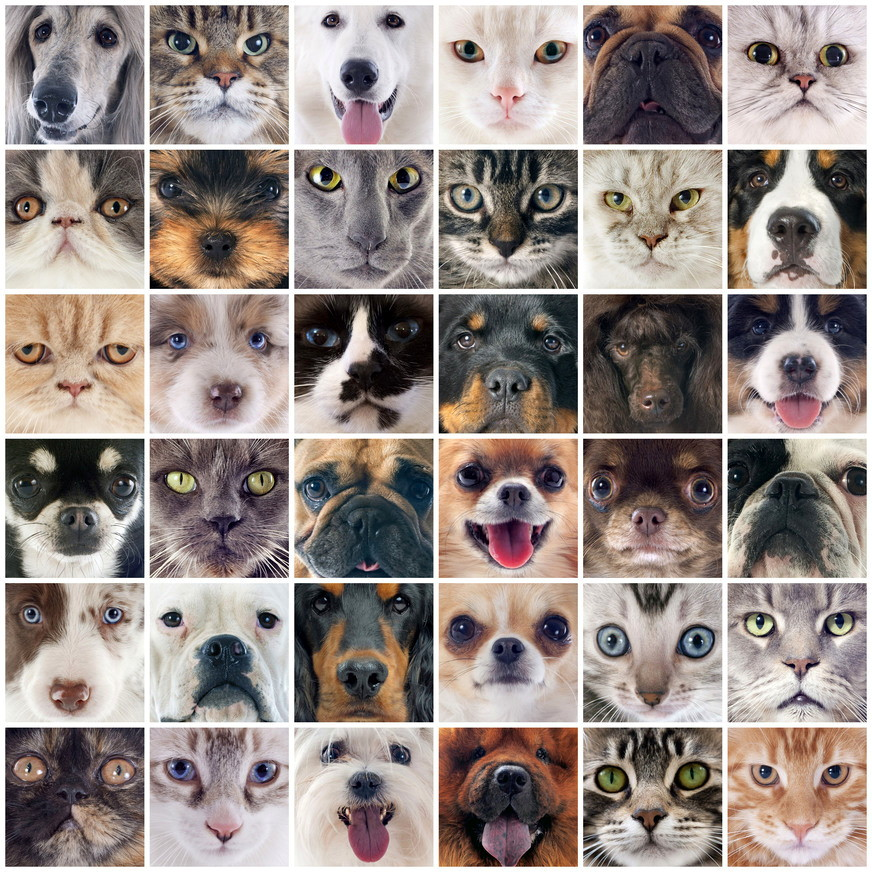
#> input picture 04_Misc_Applications/ORC/sample_images/test7.jpg, 872 x 872 px
$ python crop_image.py
#> lines starting #> are read from the running program, lines starting #| are printed output that depends on the picture
import cv2
import os

def split_grid_image(image_path, output_dir, rows=6, cols=6):
    """
    將九宮格/多宮格圖片自動裁切成獨立小圖
    """
#> called with image_path = 'sample_images/test7.jpg', output_dir = 'custom_dataset/images', rows = 6, cols = 6
    # 建立輸出資料夾
    os.makedirs(output_dir, exist_ok=True)

    # 讀取圖片
    img = cv2.imread(image_path)
#> img is the input picture: shape (872, 872, 3); mean B, G, R 133.7, 138.4, 149.9
    if img is None:
        print(f"錯誤：找不到圖片 {image_path}")
        return

    # 取得圖片總長寬
    h, w, _ = img.shape
#> h = 872; w = 872

    # 計算每一小格的長寬
    cell_h = h // rows
#> cell_h = 145
    cell_w = w // cols
#> cell_w = 145

    count = 1
    for i in range(rows):
        for j in range(cols):
            # 計算裁切的座標範圍
            y1 = i * cell_h
            y2 = (i + 1) * cell_h
            x1 = j * cell_w
            x2 = (j + 1) * cell_w

            # 裁切圖片 (Numpy Array 切片)
            crop_img = img[y1:y2, x1:x2]

            # 存檔
            filename = os.path.join(output_dir, f"face_closeup_{count}.jpg")
            cv2.imwrite(filename, crop_img)
            print(f"已儲存: {filename}")
            count += 1
#> this loop made 6 passes
#> pass 1, in split_grid_image, `cv2.imwrite(filename, crop_img)`:
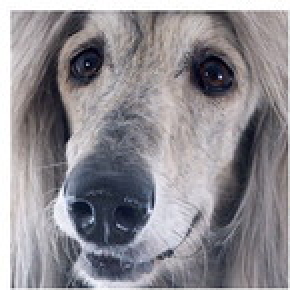
#> saved as face_closeup_1.jpg: shape (145, 145, 3) (shown 2 times larger); mean B, G, R 144.6, 139.3, 142.5
#> pass 1, in split_grid_image, `cv2.imwrite(filename, crop_img)`:
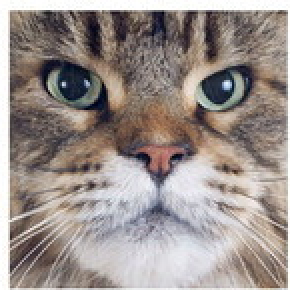
#> saved as face_closeup_2.jpg: shape (145, 145, 3) (shown 2 times larger); mean B, G, R 139.8, 143.9, 154
#> pass 1, in split_grid_image, `cv2.imwrite(filename, crop_img)`:
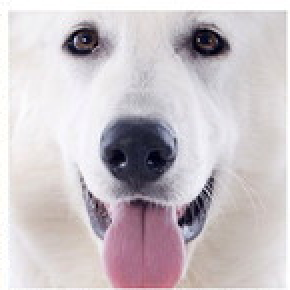
#> saved as face_closeup_3.jpg: shape (145, 145, 3) (shown 2 times larger); mean B, G, R 198.1, 193.8, 201.6
#> pass 1, in split_grid_image, `cv2.imwrite(filename, crop_img)`:
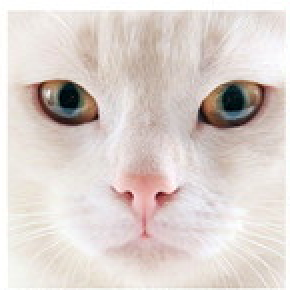
#> saved as face_closeup_4.jpg: shape (145, 145, 3) (shown 2 times larger); mean B, G, R 204.7, 209.5, 219.7
#> after the loop, count = 37

    print(f"\n✅ 成功！已將圖片裁切為 {count-1} 張小圖，儲存於 '{output_dir}' 資料夾。")
#| ✅ 成功！已將圖片裁切為 36 張小圖，儲存於 'custom_dataset/images' 資料夾。

if __name__ == "__main__":
    # ⚠️ 請將下方的路徑換成你那張 36 宮格照片的實際檔名
    input_image = "sample_images/test7.jpg"

    # 執行切圖 (預設切成 6 行 6 列 = 36 張)
    split_grid_image(input_image, "custom_dataset/images", rows=6, cols=6)

$ run again, with 04_Misc_Applications/ORC/sample_images/test2.jpg copied over 04_Misc_Applications/ORC/sample_images/test7.jpg
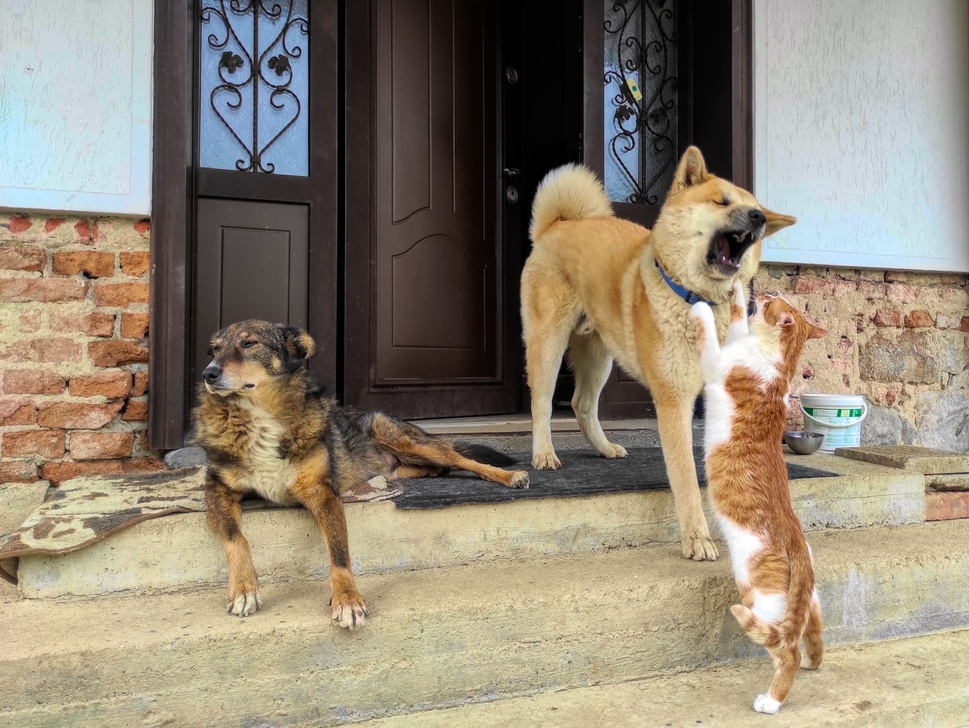
#> input picture 04_Misc_Applications/ORC/sample_images/test2.jpg, 969 x 728 px, shrunk from 4016 x 3016 before the run
#> in split_grid_image, img is the input picture: shape (728, 969, 3); mean B, G, R 117.6, 134.5, 145.2
#> the loop in split_grid_image, `for i in range(rows):` made 6 passes
#> pass 1, in split_grid_image, `cv2.imwrite(filename, crop_img)`:
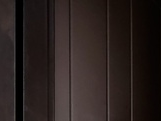
#> saved as face_closeup_3.jpg: shape (121, 161, 3); mean B, G, R 30, 32.3, 41.7
#> pass 1, in split_grid_image, `cv2.imwrite(filename, crop_img)`:
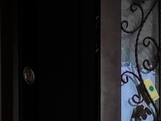
#> saved as face_closeup_4.jpg: shape (121, 161, 3); mean B, G, R 30.5, 28.5, 28.2
#> after the loop in split_grid_image, `for i in range(rows):`: count = 37
#| ✅ 成功！已將圖片裁切為 36 張小圖，儲存於 'custom_dataset/images' 資料夾。

$ run again, with 04_Misc_Applications/ORC/sample_images/test3.jpg copied over 04_Misc_Applications/ORC/sample_images/test7.jpg
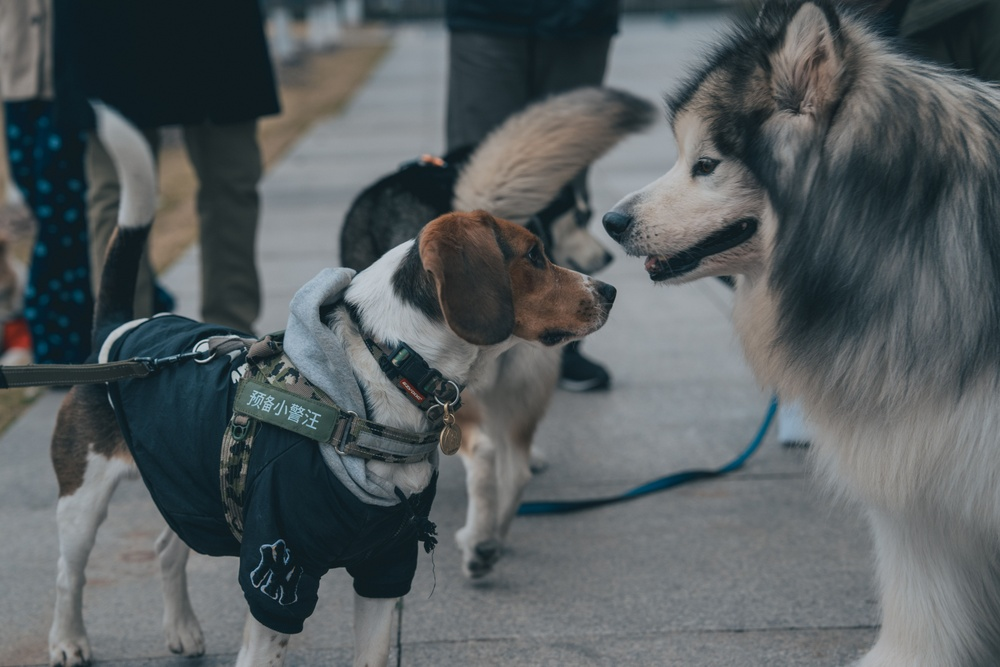
#> input picture 04_Misc_Applications/ORC/sample_images/test3.jpg, 1000 x 667 px, shrunk from 8457 x 5638 before the run
#> in split_grid_image, img is the input picture: shape (667, 1000, 3); mean B, G, R 95.4, 93.3, 86.5
#> the loop in split_grid_image, `for i in range(rows):` made 6 passes
#> pass 1, in split_grid_image, `cv2.imwrite(filename, crop_img)`:
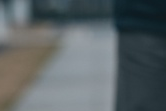
#> saved as face_closeup_3.jpg: shape (111, 166, 3); mean B, G, R 101.5, 99.1, 90.7
#> pass 1, in split_grid_image, `cv2.imwrite(filename, crop_img)`:
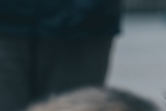
#> saved as face_closeup_4.jpg: shape (111, 166, 3); mean B, G, R 75.2, 70.3, 58.3
#> after the loop in split_grid_image, `for i in range(rows):`: count = 37
#| ✅ 成功！已將圖片裁切為 36 張小圖，儲存於 'custom_dataset/images' 資料夾。

$ run again, with 04_Misc_Applications/ORC/sample_images/test5.jpg copied over 04_Misc_Applications/ORC/sample_images/test7.jpg
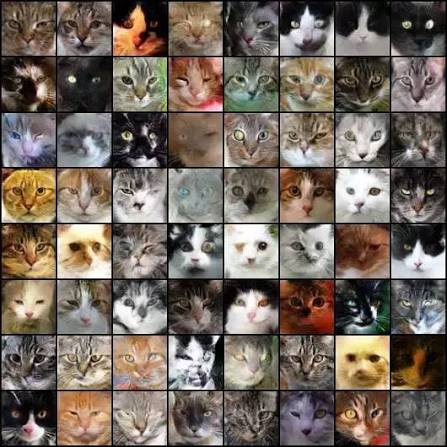
#> input picture 04_Misc_Applications/ORC/sample_images/test5.jpg, 447 x 447 px
#> in split_grid_image, img is the input picture: shape (447, 447, 3); mean B, G, R 95.6, 105.1, 116.4
#> the loop in split_grid_image, `for i in range(rows):` made 6 passes
#> pass 1, in split_grid_image, `cv2.imwrite(filename, crop_img)`:
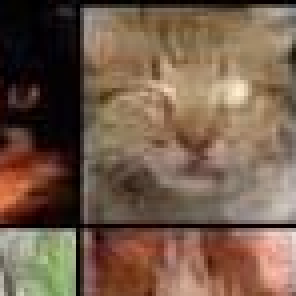
#> saved as face_closeup_3.jpg: shape (74, 74, 3) (shown 4 times larger); mean B, G, R 74.3, 92, 115.9
#> pass 1, in split_grid_image, `cv2.imwrite(filename, crop_img)`:
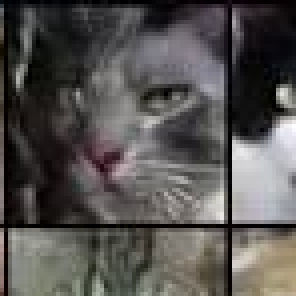
#> saved as face_closeup_4.jpg: shape (74, 74, 3) (shown 4 times larger); mean B, G, R 80.9, 82.7, 85.6
#> after the loop in split_grid_image, `for i in range(rows):`: count = 37
#| ✅ 成功！已將圖片裁切為 36 張小圖，儲存於 'custom_dataset/images' 資料夾。
